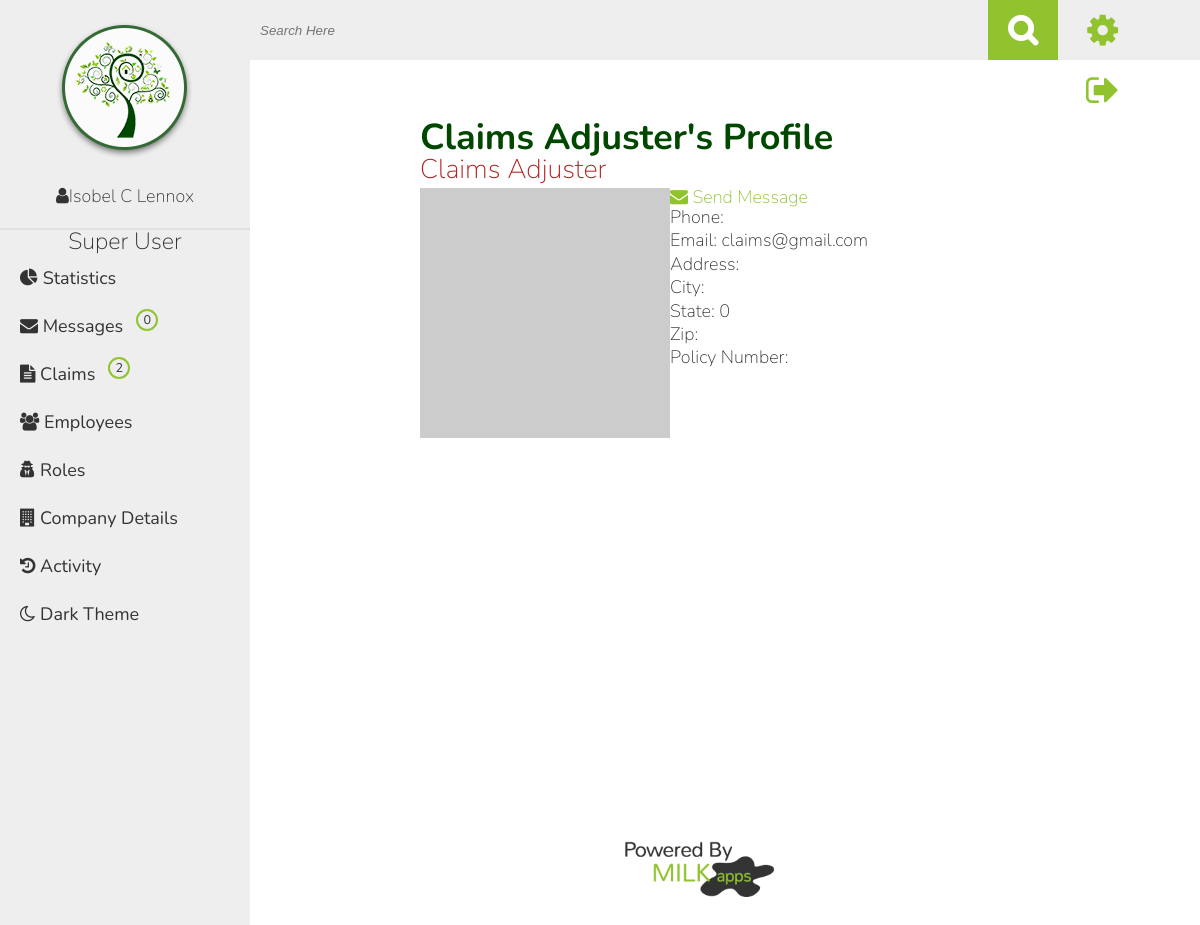
Page /profile.php?user=9 (signed in) on the committed database.
### tables this page shows
CREATE TABLE IF NOT EXISTS `company_details` (
  `id` int(11) NOT NULL,
  `logo` varchar(60) DEFAULT NULL,
  `name` varchar(60) NOT NULL,
  `address` varchar(60) NOT NULL,
  `city` varchar(60) NOT NULL,
  `state` varchar(20) NOT NULL,
  `zip` varchar(10) NOT NULL,
  `phone` varchar(20) NOT NULL,
  `content` varchar(500) NOT NULL
);

CREATE TABLE IF NOT EXISTS `roles` (
  `id` int(11) NOT NULL,
  `name` varchar(60) NOT NULL
);

CREATE TABLE IF NOT EXISTS `users` (
  `id` int(11) NOT NULL,
  `is_employee` int(1) NOT NULL,
  `role` int(7) NOT NULL,
  `walkthrough_complete` int(1) NOT NULL,
  `email` varchar(100) NOT NULL,
  `password` varchar(60) NOT NULL,
  `first_name` varchar(60) NOT NULL,
  `last_name` varchar(60) NOT NULL,
  `address` varchar(150) NOT NULL,
  `city` varchar(60) NOT NULL,
  `state` int(7) NOT NULL,
  `zip` varchar(10) NOT NULL,
  `phone` varchar(20) NOT NULL,
  `theme` int(1) NOT NULL,
  `policy_number` varchar(150) NOT NULL,
  `profile_content` varchar(500) NOT NULL,
  `avatar` varchar(200) NOT NULL,
  `account_disabled` int(1) NOT NULL
);

### inc/functions.php (called while the page is built, shortened)
<?php ob_start();
function find_user_by_id($user_id) {
    global $connection;
    $safe_user_id = mysqli_real_escape_string($connection, $user_id);
    $query  = "SELECT * ";
    $query .= "FROM users ";
    $query .= "WHERE id = {$safe_user_id} ";
    $query .= "LIMIT 1";
    $user_set = mysqli_query($connection, $query);
    if($user = mysqli_fetch_assoc($user_set)) {
        return $user;
    } else {
        return null;
    }
}
?>

### profile.php (the view, shortened to what this page needs)
<?php include("inc/header.php");
if(isset($_GET['user'])){
    $user_id=$_GET['user'];
    $find_user = find_user_by_id($user_id);
    $username= $find_user['first_name']." ".$find_user['last_name'];
}else{
    $user_id=$_SESSION['user_id'];
    $username = $_SESSION['username'];
}
if($_SESSION['is_employee']==1 || $user_id == $_SESSION['user_id']){
    $query  = "SELECT * FROM users WHERE id={$user_id} LIMIT 1";
    $result = mysqli_query($connection, $query);
     $num_rows=mysqli_num_rows($result);
    if($num_rows ==1){
        $profile_array=mysqli_fetch_assoc($result);
                $role_query  = "SELECT * FROM roles WHERE id={$profile_array['role']}";
                $roleresult = mysqli_query($connection, $role_query);
                if($roleresult){
                    $role=mysqli_fetch_assoc($roleresult);
                }
        $content=$profile_array['profile_content'];
        $avatar=$profile_array['avatar'];
        if(empty($avatar)){
        $avatar="http://lorempixel.com/250/250/abstract";
        }
?>
    <h2> <?php echo $username; ?>'s Profile </h2>
    <h3><?php echo $role['name']; ?></h3>
    <div id="profile">
        <section id="avatar" class="left"> <img src="<?php echo $avatar; ?>" alt="profile image">
         </section>
         <a href="messages.php?new&name=<?php echo $username; ?>&route=<?php echo $profile_array['id']; ?>"> <i class="fa fa-envelope"></i> Send Message</a><br/>
        <section id="profile-content"> <?php echo $content; ?>
       <?php
        echo "<p>Phone: ".$profile_array['phone']."</p>";
        echo "<p>Email: ".$profile_array['email']."</p>";
        echo "<p>Address: ".$profile_array['address']."</p>";
        echo "<p>City: ".$profile_array['city']."</p>";
        echo "<p>State: ".$profile_array['state']."</p>";
        echo "<p>Zip: ".$profile_array['zip']."</p>";
        echo "<p>Policy Number: ".$profile_array['policy_number']."</p>";
        ?>
        </section>
    </div>
  <?php
    }else{
        echo "This user does not exist";
    }
}else{
    echo "You do not have permission to view this profile.";
}?>
<?php include("inc/footer.php"); ?>

### inc/header.php (shortened to what this page needs)
<?php require_once("inc/session.php");
require_once("inc/functions.php");
?>
<!DOCTYPE html>
<html>
    <head>
        <?php if(isset($_SESSION['theme'])){
        if($_SESSION['theme']==1){
                     ?>
                    <link rel="stylesheet" href="css/style.css">
                    <link rel="stylesheet" href="css/dark-theme.css">
            <?php  }else{
                      ?>
                    <link rel="stylesheet" href="css/style.css">
            <?php   }
        }else{ ?>
            <link rel="stylesheet" href="css/style.css">
        <?php } ?>
        <link rel="stylesheet" href="//maxcdn.bootstrapcdn.com/font-awesome/4.3.0/css/font-awesome.min.css">
    </head>
<body>
<nav>
  <div class= 'logo_user'>
    <?php
        $logo_query="SELECT * FROM company_details";
        $logo_found=mysqli_query($connection, $logo_query);;
        if($logo_found){
            $details=mysqli_fetch_assoc($logo_found);
            $logo=$details['logo'];
        }else{
            $logo="img/under_my_roof_sm.png";
        }
        ?>
    <a href="index.php"><img src="<?php echo $logo; ?>" alt="Greenwell Bank Logo"></a><br>
<?php
if(isset($sub_page) && $sub_page=="profile"){
    echo "<p class=\"sub_page\"><i class=\"fa fa-user\"> </i><a href=\"profile.php\"> " . $_SESSION['username'] ."</a></p>";
}else{
   echo " <p><i class=\"fa fa-user\"> </i><a href=\"profile.php\">". $_SESSION['username'] . "</a></p>";
}
echo "</div>";
if($_SESSION['is_employee']==0){
         ?>
        <ul>
         <?php
                if(isset($current_page) && $current_page=="dashboard"){
                    echo "<li class=\"current_page\"><a href=\"index.php\"><i class=\"fa fa-tachometer\"></i> Dashboard</a></li>";
                }else{
                   echo " <li><a href=\"index.php\"><i class=\"fa fa-tachometer\"></i> Dashboard</a></li>";
                }
                if(isset($current_page) && $current_page=="inventory"){
                    echo "<li class=\"current_page\"><a href='inventory.php'><i class=\"fa fa-cubes\"></i> Inventory</a>";
                    echo "<ul>";
                    if(isset($sub_page)&&($sub_page == "add_item")) {
                      echo "<li class=\"sub_page\"><a href='add_item.php'><i class=\"fa fa-plus\"></i> Add Item</a></li>";
                    } else {
                      echo "<li><a href=\"add_item.php\"><i class=\"fa fa-plus\"></i> Add Item</a></li>";
                    }
                    if(isset($sub_page)&&($sub_page == "view_rooms")) {
                      echo "<li class=\"sub_page\"><a href='rooms.php'><i class=\"fa fa-eye\"></i> View Rooms</a></li>";
                    } else {
                      echo "<li><a href='rooms.php'><i class=\"fa fa-eye\"></i> View Rooms</a></li>";
                    }
                    echo "</ul></li>";
                ?>
            <?php
                }else{
                   echo " <li><a href='inventory.php'><i class=\"fa fa-cubes\"></i> Inventory</a> ";
                     ?>
              <ul>
                <li><a href="add_item.php"><i class="fa fa-plus"></i> Add Item</a></li>
                <li><a href="rooms.php"><i class="fa fa-eye"></i> View Rooms</a></li>
              </ul> </li>
               <?php
                }
    if(isset($current_page) && $current_page=="claims"){
      $all_query  = "SELECT COUNT(*) as total FROM claims WHERE user_id={$_SESSION['user_id']} AND status_id=4";
      $all_result = mysqli_query($connection, $all_query);
      $data=mysqli_fetch_assoc($all_result);
      if($data['total']==0){ $claim_alert=""; $total_alerts=""; }else{ $claim_alert="claim_alert_client"; $total_alerts=$data['total']; }
      ?>
            <li class="current_page"><a class='alert_container' href="claim_history.php"><i class="fa fa-folder-open"></i> Claims <div class="<?php echo $claim_alert; ?>"><?php echo $total_alerts; ?></div></a>
            <ul>
          <?php
              if(isset($sub_page)&&($sub_page == "file_claim")) {
                echo "<li class=\"sub_page\"><a href=\"file_new_claim.php\"><i class=\"fa fa-file-text\"></i> File Claim</a></li> ";
              } else {
                echo "<li><a href=\"file_new_claim.php\"><i class=\"fa fa-file-text\"></i> File Claim</a></li>";
              }?>
            </ul>
            </li>
<?php }else{
            $all_query  = "SELECT COUNT(*) as total FROM claims WHERE user_id={$_SESSION['user_id']} AND status_id=4";
            $all_result = mysqli_query($connection, $all_query);
            $data=mysqli_fetch_assoc($all_result);
            if($data['total']==0){ $claim_alert=""; $total_alerts=""; }else{ $claim_alert="claim_alert_client"; $total_alerts=$data['total']; }
          ?>
            <li><a class='alert_container' href="claim_history.php"><i class="fa fa-folder-open"></i> Claims <div class="<?php echo $claim_alert; ?>"><?php echo $total_alerts; ?></div></a>
                <ul>
                 <li><a href="file_new_claim.php"><i class="fa fa-file-text"></i> File Claim</a></li>
                </ul>
            </li>
   <?php }
             if(isset($current_page) && $current_page=="activity"){ ?>
            <li class="current_page"><a href="activity.php"><i class="fa fa-history"></i> Activity</a></li>
            <?php }else{ ?>
             <li><a href="activity.php"><i class="fa fa-history"></i> Activity</a></li>
           <?php  }
            if(isset($current_page) && $current_page=="help"){?>
            <li class="current_page"><a href="help.php"><i class="fa fa-question"></i> Help</a></li>
             <?php }else{ ?>
              <li><a href="help.php"><i class="fa fa-question"></i> Help</a></li>
              <?php  } ?>
        </ul>
<?php }else{
     ?>
     <?php
    $role_query  = "SELECT * FROM roles WHERE id={$_SESSION['role']}";
    $role_result = mysqli_query($connection, $role_query);
    if($role_result){
        $role=mysqli_fetch_assoc($role_result);
        echo "<h4>".$role['name']."</h4>";
    }
    $claim_notification="SELECT COUNT(*) as total FROM claims WHERE status_id=0";
    $result=mysqli_query($connection, $claim_notification);
    $data=mysqli_fetch_assoc($result);
    $total= $data['total'];
   $role=0;
     foreach($_SESSION['permissions'] as $key => $val){
        if($val==3){
            $role++;
        }
    }  ?>
            <ul>
                   <?php
                    $message_query="SELECT COUNT(*) as messages FROM messages WHERE sent_to={$_SESSION['user_id']} AND viewed=0";
                    $message_found=mysqli_query($connection, $message_query);
                    $mes=mysqli_fetch_assoc($message_found);
                    $num_messg= $mes['messages'];
                    ?>
                <?php  if(isset($current_page) && $current_page=="dashboard"){ ?>
                        <li class="current_page"><a href="index.php"><i class="fa fa-pie-chart"></i> Statistics</a></li>
                <?php  }else{ ?>
                    <li><a href="index.php"><i class="fa fa-pie-chart"></i> Statistics</a></li>
                <?php   } ?>
                <?php  if(isset($current_page) &&  $current_page=="messages"){ ?>
                        <li class="current_page"><a href="messages.php" class='alert_container'><i class="fa fa-envelope"></i> Messages <div class="claim_alert"><?php echo $num_messg; ?></div></a></li>
                <?php  }else{ ?>
                        <li><a href="messages.php" class='alert_container'><i class="fa fa-envelope"></i> Messages <div class="claim_alert"><?php echo $num_messg; ?></div></a></li>
                <?php   } ?>
                <?php
                      if(isset($current_page) && $current_page=="claims"){ ?>
                <li class="current_page"><a class='alert_container' href="claims.php?pending"><i class="fa fa-file-text"></i> Claims <div class="claim_alert"><?php echo $total; ?></div></a></li>
              <?php  }else{ ?>
                <li><a class='alert_container' href="claims.php?pending"><i class="fa fa-file-text"></i> Claims <div class="claim_alert"><?php echo $total; ?></div></a></li>
             <?php   } ?>
                <?php  if(isset($current_page) && $current_page=="employees"){ ?>
                        <li class="current_page"><a href="employees.php"><i class="fa fa-users"></i> Employees</a></li>
              <?php  }else{ ?>
                     <li><a href="employees.php"><i class="fa fa-users"></i> Employees</a></li>
             <?php   } ?>
                <?php  if(isset($current_page) && $current_page=="roles"){
                        if($role == 1){ ?>
                            <li class="current_page"><a href="roles.php"><i class="fa fa-user-secret"></i> Roles</a></li>
                        <?php }?>
              <?php  }else{
                        if($role == 1){ ?>
                <li><a href="roles.php"><i class="fa fa-user-secret"></i> Roles</a></li>
                <?php }?>
             <?php   } ?>
            <?php  if(isset($current_page) && $current_page=="company"){ ?>
                        <li class="current_page"><a href="company_details.php"><i class="fa fa-building"></i> Company Details</a></li>
              <?php  }else{ ?>
                      <li><a href="company_details.php"><i class="fa fa-building"></i> Company Details</a></li>
             <?php   } ?>
                <?php if(isset($current_page) && $current_page=="activity"){ ?>
                <li class="current_page"><a href="activity.php"><i class="fa fa-history"></i> Activity</a></li>
                    <?php }else{ ?>
                     <li><a href="activity.php" ><i class="fa fa-history"></i> Activity</a></li>
                   <?php  } ?>
            </ul>
<?php }  ?>
            <ul id="themes">
                 <?php if(isset($_SESSION['theme'])){
            if($_SESSION['theme']==1){
                  echo "<li><a href=\"edit.php?theme\"><i class=\"fa fa-sun-o\"></i> Light Theme</a></li>";
                    }else{
                    echo "<li><a href=\"edit.php?theme\"><i class=\"fa fa-moon-o\"></i> Dark Theme</a></li>";
                    }
                }else{
            echo "<li><a href=\"edit.php?theme\"><i class=\"fa fa-moon-o\"></i> Dark Theme</a></li>";
            }
        ?>
             </ul>
          </nav>
<header>
    <div class="search_container">
        <form class='search' action="search.php" method="POST">
          <input type="search" placeholder='Search Here' name="query" id="searchbar">
          <input type="submit" name="search" id="nav_search" value="&#xf002;">
      </form>
  </div>
    <div class="account_links">
        <div>
          <a title="Manage Account Settings" href="settings.php?user=<?php echo $_SESSION['user_id'] ?>"><i id="spinCog" class="fa fa-cog fa-2x"></i></a>
        </div>
        <div>
          <a title="Log Out" href="logout.php"><i class="fa fa-sign-out fa-2x"></i></a>
        </div>
    </div>
</header>
        <div class="clearfix" id="page">
              <div class="content_wrapper">

### rows in the picture
company_details: logo (picture)
roles: name "Super User"
users: username "Claims Adjuster", email "claims@gmail.com", state "0"
roles: name "Claims Adjuster"

### other values in the picture
$_SESSION['username'] "Isobel C Lennox"
$num_messg "0"
$total "2"
